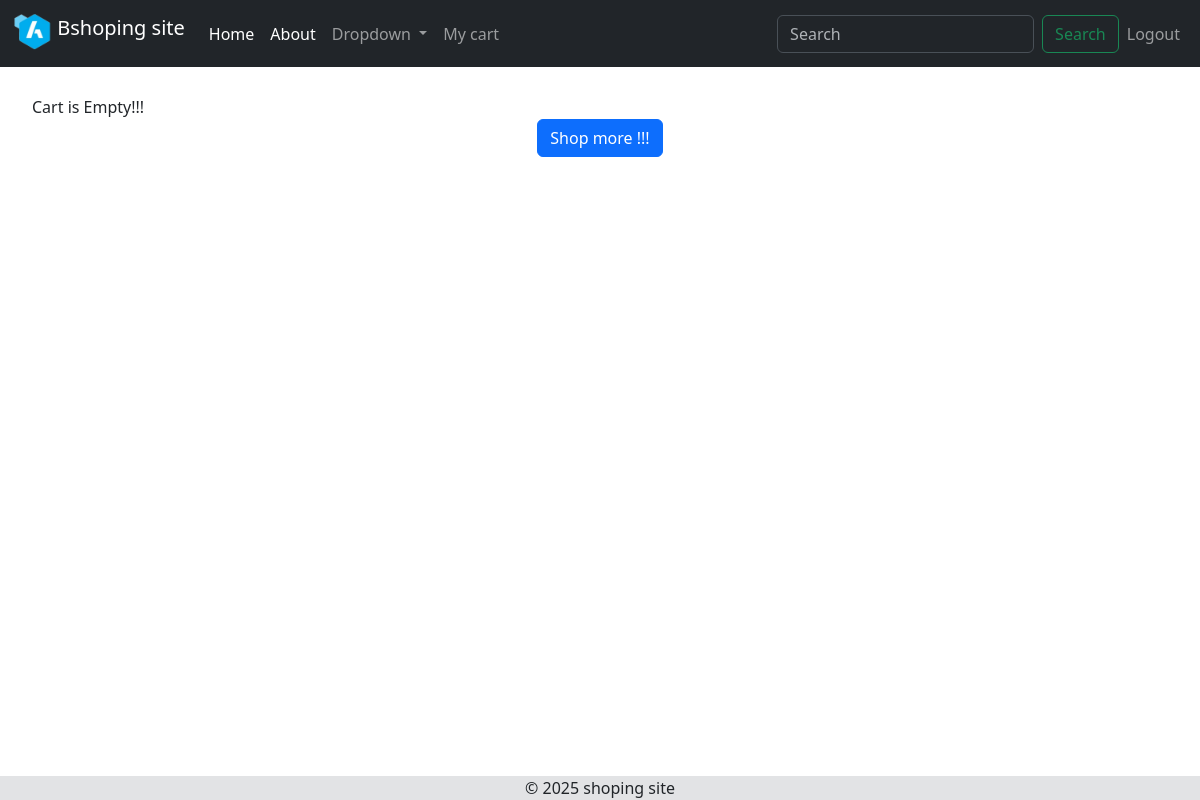
Page /cart/cart/ (signed in) on the earlier database version.
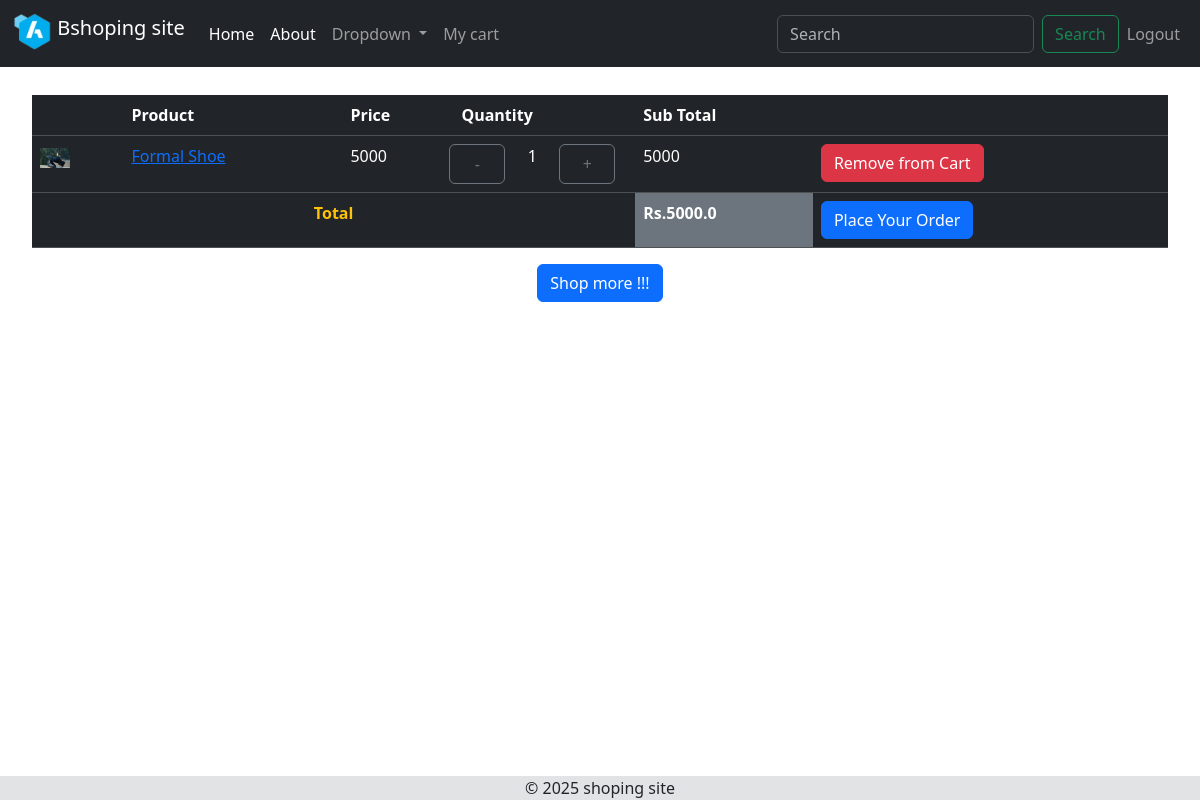
Same page on the later database version.
### cart/models.py (models this page shows, shortened)
class CartItem(models.Model):
    product = models.ForeignKey(Product, on_delete=models.CASCADE)
    user = models.ForeignKey(User, on_delete=models.CASCADE)
    quantity = models.IntegerField(default=0)
    date_added = models.DateField(auto_now_add=True)
    def get_total_price(self):
        return self.quantity * self.product.price

### mainapp/models.py (models this page shows)
class Product(models.Model):
    name = models.CharField(max_length=100)
    price = models.PositiveIntegerField(null = False)
    desc = models.TextField()
    pic = models.ImageField(upload_to = "products/", null = False)
    stock = models.PositiveIntegerField(default = 1)

### cart/views.py (the view)
# urls.py: path('cart/', views.viewCart, name = 'view_cart'),
def viewCart(request):
    template = 'cart.html'
    cart_items = CartItem.objects.filter(user = request.user)
    total_price = sum(float(item.product.price) * item.quantity for item in cart_items)
    context = {
        'cart_items' : cart_items,
        'total_price' : total_price
    }
    return render( request, template, context)

### cart/templates/cart.html (shortened to what this page needs)
{% extends 'base.html' %}
{% block content %}
<div class="container-fluid ">
    {% if cart_items %}
    <table class="table table-dark ">
        <thead >
            <th>
            </th>
            <th>
                Product
            </th>
            <th>
                Price
            </th>
            <th>
                Quantity
            </th>
            <th>
                Sub Total
            </th>
            <th>
            </th>
        </thead>
        <tbody>
            {% for item in cart_items %}
            <tr class="h-10" id="cart-item-{{item.id}}">
                <td class="w-auto">
                    {% if item.product.pic %}
                        <img src="{{item.product.pic.url}}" height="20px" alt="An image of {{item.product.name}}">
                    {% endif %}
                </td>
                <td>
                    <a href="{% url 'prod_details' item.product.id %}">{{item.product.name }}</a>
                </td>
                <td>
                    {{item.product.price}}
                </td>
                <td class="grid">
                    <div class="row w-100">
                    <button onclick="updateCart('{% url 'rem_quantity' item.id %}', {{ item.id }}, false, '{{ csrf_token }}')" class="btn btn-outline-secondary col align-middle">
                        -
                    </button>
                        <p id="quantity-{{ item.id }}" class="col align-middle text-center">{{item.quantity}}</p>
                    <button onclick="updateCart('{% url 'add_quantity' item.id %}', {{ item.id }}, true, '{{ csrf_token }}')" class="btn btn-outline-secondary col align-middle">+</button>
                    </div>
                </td>
                <td id="total-price-{{ item.id }}">
                    {{item.get_total_price}}
                </td>
                <td>
                    <a href="{% url 'remove_from_cart' item.id %}" class="btn btn-danger">Remove from Cart</a>
                </td>
            </tr>
            {% endfor %}
            <tr>
                <th colspan="4" class="text-center text-warning bg-dark">Total</th>
                <td class="bg-secondary"><strong>Rs.<span id="overall-total">{{ total_price }}</span></strong></td>
                <td><a href="{% url 'create_order' %}" class="btn btn-primary">Place Your Order</a></td>
            </tr>
        </tbody>
    </table>
    {% else %}
    Cart is Empty!!!
    {% endif %}
    <div class="text-center">
        <a href="{% url 'home' %}" class="btn btn-primary">Shop more !!!</a>
    </div>
</div>
{% endblock %}

Differences in the rows shown:
added CartItem: product.pic (picture), product.name "Formal Shoe", product.price "5000", quantity "1", get_total_price "5000"
Other differences:
{{ total_price }}: (not shown) → "5000.0"
text no longer shown: "Cart is Empty!!!"
text now shown: "Product Price Quantity Sub Total Total Rs. Place Your Order"
